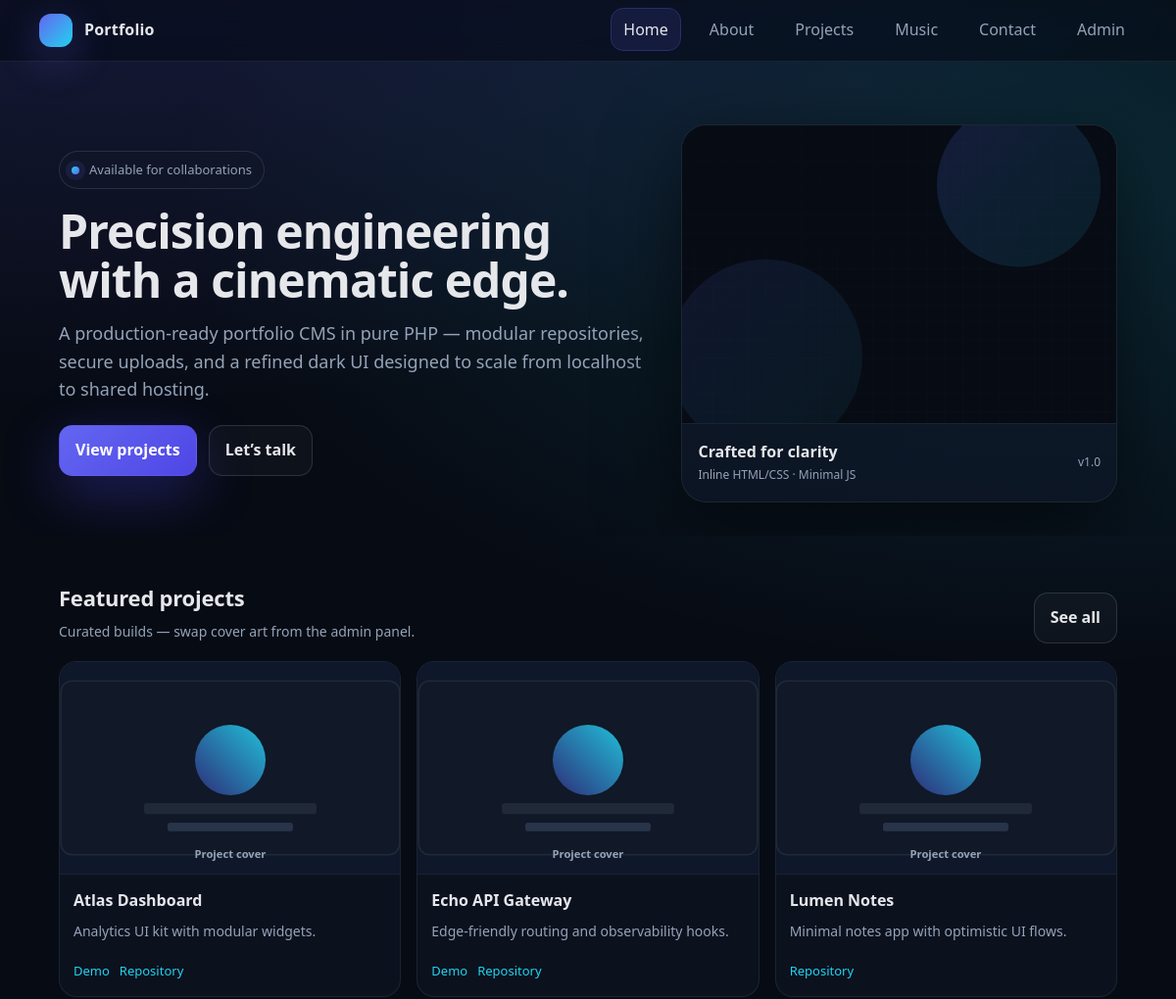
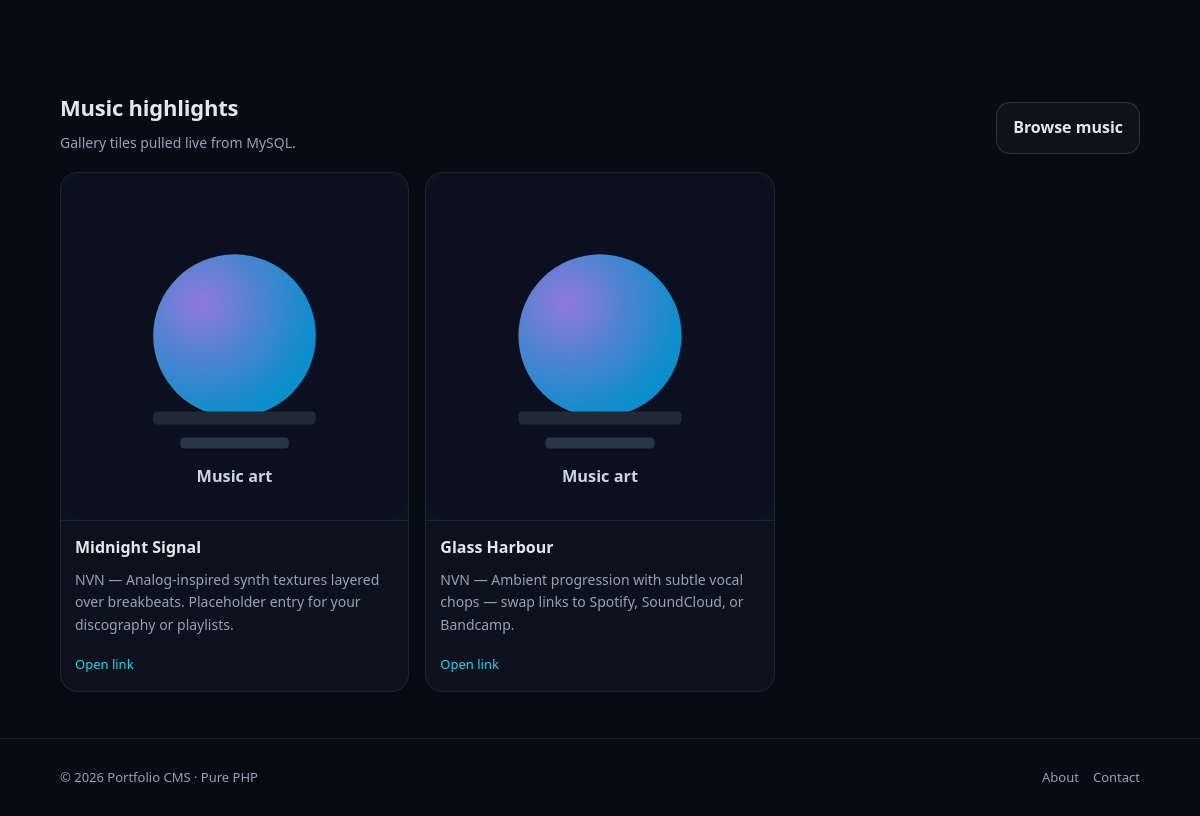
The page / on the database its author committed (2 pictures, top to bottom).
### tables this page shows
CREATE TABLE projects (
  id INT UNSIGNED NOT NULL AUTO_INCREMENT,
  title VARCHAR(200) NOT NULL,
  summary VARCHAR(400) NOT NULL DEFAULT '',
  description TEXT NOT NULL,
  image_path VARCHAR(512) NOT NULL DEFAULT 'assets/img/project-placeholder.svg',
  demo_url VARCHAR(512) NOT NULL DEFAULT '',
  github_url VARCHAR(512) NOT NULL DEFAULT '',
  sort_order INT NOT NULL DEFAULT 0,
  created_at DATETIME NOT NULL DEFAULT CURRENT_TIMESTAMP,
  updated_at DATETIME NOT NULL DEFAULT CURRENT_TIMESTAMP ON UPDATE CURRENT_TIMESTAMP,
  PRIMARY KEY (id),
  KEY idx_projects_sort (sort_order),
  KEY idx_projects_created (created_at)
);

CREATE TABLE music_items (
  id INT UNSIGNED NOT NULL AUTO_INCREMENT,
  title VARCHAR(200) NOT NULL,
  artist VARCHAR(200) NOT NULL DEFAULT '',
  description TEXT NOT NULL,
  image_path VARCHAR(512) NOT NULL DEFAULT 'assets/img/music-placeholder.svg',
  external_url VARCHAR(512) NOT NULL DEFAULT '',
  sort_order INT NOT NULL DEFAULT 0,
  created_at DATETIME NOT NULL DEFAULT CURRENT_TIMESTAMP,
  updated_at DATETIME NOT NULL DEFAULT CURRENT_TIMESTAMP ON UPDATE CURRENT_TIMESTAMP,
  PRIMARY KEY (id),
  KEY idx_music_sort (sort_order)
);

### includes/helpers.php (called while the page is built, shortened)
<?php
function app_config(): array
{
    static $cfg = null;
    if ($cfg === null) {
        $path = dirname(__DIR__) . '/config/app.php';
        $cfg = is_file($path) ? require $path : ['base_path' => ''];
    }
    return $cfg;
}
function portfolio_infer_base_path(): string
{
    $script = $_SERVER['SCRIPT_NAME'] ?? '';
    $script = str_replace('\\', '/', (string) $script);
    $dir = dirname($script);
    $dir = ($dir === '\\' || $dir === '.') ? '/' : $dir;
    return rtrim($dir, '/');
}
function url_for(string $path): string
{
    $configured = rtrim((string) (app_config()['base_path'] ?? ''), '/');
    $base = $configured !== '' ? $configured : portfolio_infer_base_path();
    $path = ltrim($path, '/');
    return ($base === '' ? '' : $base) . '/' . $path;
}
function e(?string $value): string
{
    return htmlspecialchars((string) $value, ENT_QUOTES | ENT_SUBSTITUTE, 'UTF-8');
}
function portfolio_excerpt(string $text, int $max = 120): string
{
    $text = trim(preg_replace('/\s+/', ' ', $text) ?? '');
    if (function_exists('mb_strlen') && function_exists('mb_substr')) {
        if (mb_strlen($text, 'UTF-8') <= $max) {
            return $text;
        }
        return mb_substr($text, 0, max(0, $max - 1), 'UTF-8') . '…';
    }
    return strlen($text) <= $max ? $text : substr($text, 0, max(0, $max - 1)) . '…';
}

### config/app.php (called while the page is built, shortened)
<?php
return [
    'base_path' => '',
];

### includes/ProjectRepository.php (called while the page is built, shortened)
<?php
final class ProjectRepository
{
    public function allOrdered(): array
    {
        $stmt = $this->pdo->query('SELECT * FROM projects ORDER BY sort_order ASC, id DESC');
        return $stmt->fetchAll();
    }
}

### includes/MusicRepository.php (called while the page is built, shortened)
<?php
final class MusicRepository
{
    public function allOrdered(): array
    {
        $stmt = $this->pdo->query('SELECT * FROM music_items ORDER BY sort_order ASC, id DESC');
        return $stmt->fetchAll();
    }
}

### index.php (the view, shortened to what this page needs)
<?php
require_once __DIR__ . '/includes/bootstrap.php';
require_once __DIR__ . '/includes/ProjectRepository.php';
require_once __DIR__ . '/includes/MusicRepository.php';
$projectsRepo = new ProjectRepository($pdo);
$musicRepo = new MusicRepository($pdo);
$featuredProjects = array_slice($projectsRepo->allOrdered(), 0, 3);
$featuredTracks = array_slice($musicRepo->allOrdered(), 0, 3);
?>
<!DOCTYPE html>
<html lang="en">
<head>
</head>
<body>
  <header>
    <div class="wrap nav">
      <a class="brand" href="<?= e(url_for('index.php')) ?>">
        <span class="brand-badge" aria-hidden="true"></span>
        <span>Portfolio</span>
      </a>
      <nav id="siteNav" aria-label="Primary">
        <ul>
          <li><a class="active" href="<?= e(url_for('index.php')) ?>">Home</a></li>
          <li><a href="<?= e(url_for('about.php')) ?>">About</a></li>
          <li><a href="<?= e(url_for('projects.php')) ?>">Projects</a></li>
          <li><a href="<?= e(url_for('music.php')) ?>">Music</a></li>
          <li><a href="<?= e(url_for('contact.php')) ?>">Contact</a></li>
          <li><a href="<?= e(url_for('admin/login.php')) ?>">Admin</a></li>
        </ul>
      </nav>
    </div>
  </header>
  <main>
    <section class="hero">
      <div class="wrap hero-grid">
        <div>
          <span class="kicker"><span class="dot" aria-hidden="true"></span> Available for collaborations</span>
          <h1>Precision engineering with a cinematic edge.</h1>
          <p class="lead">A production-ready portfolio CMS in pure PHP — modular repositories, secure uploads, and a refined dark UI designed to scale from localhost to shared hosting.</p>
          <div class="hero-actions">
            <a class="btn btn-primary" href="<?= e(url_for('projects.php')) ?>">View projects</a>
            <a class="btn btn-ghost" href="<?= e(url_for('contact.php')) ?>">Let’s talk</a>
          </div>
        </div>
        <div class="hero-card" aria-label="Featured visual">
          <div class="hero-media">
            <img src="<?= e(url_for('assets/img/hero-pattern.svg')) ?>" alt="Abstract gradient pattern">
          </div>
          <div class="hero-meta">
            <div>
              <div style="font-weight:800">Crafted for clarity</div>
              <div class="pill">Inline HTML/CSS · Minimal JS</div>
            </div>
            <span class="pill">v1.0</span>
          </div>
        </div>
      </div>
    </section>
    <section>
      <div class="wrap">
        <div class="section-head">
          <div>
            <h2>Featured projects</h2>
            <p class="muted">Curated builds — swap cover art from the admin panel.</p>
          </div>
          <a class="btn btn-ghost" href="<?= e(url_for('projects.php')) ?>">See all</a>
        </div>
        <div class="cards">
          <?php foreach ($featuredProjects as $p): ?>
            <article class="card">
              <div class="thumb">
                <img src="<?= e(url_for($p['image_path'])) ?>" alt="<?= e($p['title']) ?> cover">
              </div>
              <div class="card-body">
                <h3><?= e($p['title']) ?></h3>
                <p><?= e($p['summary']) ?></p>
                <div class="row-links">
                  <?php if ($p['demo_url'] !== ''): ?>
                    <a class="link" href="<?= e($p['demo_url']) ?>" target="_blank" rel="noopener noreferrer">Demo</a>
                  <?php endif; ?>
                  <?php if ($p['github_url'] !== ''): ?>
                    <a class="link" href="<?= e($p['github_url']) ?>" target="_blank" rel="noopener noreferrer">Repository</a>
                  <?php endif; ?>
                </div>
              </div>
            </article>
          <?php endforeach; ?>
        </div>
      </div>
    </section>
    <section>
      <div class="wrap">
        <div class="section-head">
          <div>
            <h2>Music highlights</h2>
            <p class="muted">Gallery tiles pulled live from MySQL.</p>
          </div>
          <a class="btn btn-ghost" href="<?= e(url_for('music.php')) ?>">Browse music</a>
        </div>
        <div class="cards">
          <?php foreach ($featuredTracks as $m): ?>
            <article class="card">
              <div class="thumb">
                <img src="<?= e(url_for($m['image_path'])) ?>" alt="<?= e($m['title']) ?> artwork">
              </div>
              <div class="card-body">
                <h3><?= e($m['title']) ?></h3>
                <p><?= e($m['artist']) ?> — <?= e(portfolio_excerpt(strip_tags($m['description']), 120)) ?></p>
                <div class="row-links">
                  <?php if ($m['external_url'] !== ''): ?>
                    <a class="link" href="<?= e($m['external_url']) ?>" target="_blank" rel="noopener noreferrer">Open link</a>
                  <?php endif; ?>
                </div>
              </div>
            </article>
          <?php endforeach; ?>
        </div>
      </div>
    </section>
  </main>
  <footer>
    <div class="wrap footer-grid">
      <div>© <?= date('Y') ?> Portfolio CMS · Pure PHP</div>
      <div style="display:flex;gap:14px;flex-wrap:wrap">
        <a href="<?= e(url_for('about.php')) ?>">About</a>
        <a href="<?= e(url_for('contact.php')) ?>">Contact</a>
      </div>
    </div>
  </footer>
</body>
</html>

### index.php (style rules this page uses)
:root { --bg:#070b14; --surface:#0f172a; --surface2:#111827; --border:#1f2937; --text:#e5e7eb; --muted:#94a3b8; --accent:#6366f1; --accent2:#22d3ee; --shadow:0 24px 80px rgba(0,0,0,.55); --radius:18px; --max:1120px; }
* { box-sizing:border-box }
body { margin:0;font-family:ui-sans-serif,system-ui,-apple-system,Segoe UI,Roboto,Ubuntu,Cantarell,Noto Sans,sans-serif;background:radial-gradient(1200px 600px at 10% -10%,rgba(99,102,241,.22),transparent),radial-gradient(900px 500px at 90% 10%,rgba(34,211,238,.15),transparent),var(--bg);color:var(--text);line-height:1.6 }
a { color:inherit;text-decoration:none }
img { max-width:100%;display:block;height:auto }
.wrap { max-width:var(--max);margin:0 auto;padding:0 20px }
header { position:sticky;top:0;z-index:40;backdrop-filter:saturate(130%) blur(12px);background:rgba(7,11,20,.62);border-bottom:1px solid rgba(31,41,55,.75) }
.nav { display:flex;align-items:center;justify-content:space-between;padding:14px 0;gap:16px }
.brand { display:flex;align-items:center;gap:12px;font-weight:800;letter-spacing:.2px }
.brand-badge { width:34px;height:34px;border-radius:12px;background:linear-gradient(135deg,var(--accent),var(--accent2));box-shadow:0 12px 40px rgba(99,102,241,.35) }
nav ul { display:flex;gap:18px;list-style:none;margin:0;padding:0;flex-wrap:wrap;justify-content:flex-end }
nav a { padding:10px 12px;border-radius:12px;color:var(--muted) }
nav a.active { color:var(--text);outline:1px solid rgba(99,102,241,.35);background:rgba(99,102,241,.12) }
.btn { display:inline-flex;align-items:center;justify-content:center;gap:10px;padding:12px 16px;border-radius:14px;font-weight:700;border:1px solid transparent }
.btn-primary { background:linear-gradient(135deg,var(--accent),#4f46e5);color:white;box-shadow:0 18px 55px rgba(79,70,229,.35) }
.btn-ghost { border-color:rgba(148,163,184,.22);background:rgba(255,255,255,.03);color:var(--text) }
.hero { padding:64px 0 34px;position:relative;overflow:hidden }
.hero-grid { display:grid;grid-template-columns:1.15fr .85fr;gap:34px;align-items:center }
.kicker { display:inline-flex;align-items:center;gap:10px;padding:8px 12px;border-radius:999px;border:1px solid rgba(148,163,184,.18);background:rgba(17,24,39,.55);color:var(--muted);font-size:13px }
.dot { width:8px;height:8px;border-radius:999px;background:linear-gradient(135deg,var(--accent2),var(--accent));box-shadow:0 0 0 6px rgba(99,102,241,.12) }
h1 { font-size:clamp(34px,4vw,54px);line-height:1.05;margin:18px 0 14px;letter-spacing:-.02em }
.lead { font-size:clamp(16px,2vw,18px);color:var(--muted);margin:0 0 22px;max-width:58ch }
.hero-actions { display:flex;gap:12px;flex-wrap:wrap;margin-top:10px }
.hero-card { border:1px solid rgba(31,41,55,.85);background:linear-gradient(180deg,rgba(17,24,39,.78),rgba(15,23,42,.55));border-radius:calc(var(--radius) + 8px);box-shadow:var(--shadow);overflow:hidden;position:relative }
.hero-media { aspect-ratio:16/11;background:#0b1220 }
.hero-media img { width:100%;height:100%;object-fit:cover;opacity:.92 }
.hero-meta { padding:16px 16px 18px;display:flex;align-items:center;justify-content:space-between;gap:12px;border-top:1px solid rgba(31,41,55,.75) }
.pill { font-size:12px;color:var(--muted) }
section { padding:46px 0 }
.section-head { display:flex;align-items:flex-end;justify-content:space-between;gap:16px;margin-bottom:18px }
.section-head h2 { margin:0;font-size:22px;letter-spacing:-.01em }
.muted { color:var(--muted);margin:6px 0 0;font-size:14px }
.cards { display:grid;grid-template-columns:repeat(3,1fr);gap:16px }
.card { border:1px solid rgba(31,41,55,.85);background:rgba(17,24,39,.55);border-radius:var(--radius);overflow:hidden;display:flex;flex-direction:column;min-height:100% }
.thumb { aspect-ratio:16/10;background:#0b1220;border-bottom:1px solid rgba(31,41,55,.75) }
.thumb img { width:100%;height:100%;object-fit:cover }
.card-body { padding:14px 14px 16px;display:flex;flex-direction:column;gap:8px;flex:1 }
.card-body h3 { margin:0;font-size:16px }
.card-body p { margin:0;color:var(--muted);font-size:14px }
.row-links { display:flex;gap:10px;flex-wrap:wrap;margin-top:auto;padding-top:10px }
.link { font-size:13px;color:var(--accent2) }
footer { border-top:1px solid rgba(31,41,55,.75);padding:28px 0;color:var(--muted);font-size:13px }
.footer-grid { display:flex;justify-content:space-between;gap:16px;flex-wrap:wrap;align-items:center }

### rows shown on the page
projects: image_path (placeholder picture), title "Atlas Dashboard", summary "Analytics UI kit with modular widgets."
projects: image_path (placeholder picture), title "Echo API Gateway", summary "Edge-friendly routing and observability hooks."
projects: image_path (placeholder picture), title "Lumen Notes", summary "Minimal notes app with optimistic UI flows."
music_items: image_path (placeholder picture), title "Midnight Signal", artist "NVN", description "Analog-inspired synth textures layered over breakbeats. Placeholder entry for your discography or playlists."
music_items: image_path (placeholder picture), title "Glass Harbour", artist "NVN", description "Ambient progression with subtle vocal chops — swap links to Spotify, SoundCloud, or Bandcamp."
